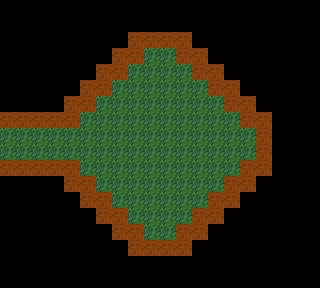

Rendered tile map (Tiled .tmx) drawn with the repository's tilesets; below, a short description and the full map source, tile grids included:
An orthogonal 20x18 tile map with 16x16 px tiles, 2 tile layers (bg, fg), 1 hidden layer not drawn and 2 objects (default/player, default/followers).

<map version="1.0" orientation="orthogonal" renderorder="left-down" width="20" height="18" tilewidth="16" tileheight="16" nextobjectid="66">
 <properties>
  <property name="exit_left" value="forest_3_2" />
 </properties>
 <tileset firstgid="1" name="bg0" tilewidth="16" tileheight="16" tilecount="256" columns="16">
  <image source="../../data/spritesheet/bg0.png" width="256" height="256" />
  <tile id="2">
   <objectgroup draworder="index" name="wall">
    <properties>
     <property name="type" type="int" value="1" />
    </properties>
   </objectgroup>
  </tile>
 </tileset>
 <layer name="bg" width="20" height="18">
  <data encoding="csv">
0,0,0,0,0,0,0,0,0,0,0,0,0,0,0,0,0,0,0,0,
0,0,0,0,0,0,0,0,0,0,0,0,0,0,0,0,0,0,0,0,
0,0,0,0,0,0,0,0,0,0,0,0,0,0,0,0,0,0,0,0,
0,0,0,0,0,0,0,0,0,2,2,0,0,0,0,0,0,0,0,0,
0,0,0,0,0,0,0,0,2,2,2,2,0,0,0,0,0,0,0,0,
0,0,0,0,0,0,0,2,2,2,2,2,2,0,0,0,0,0,0,0,
0,0,0,0,0,0,2,2,2,2,2,2,2,2,0,0,0,0,0,0,
0,0,0,0,0,2,2,2,2,2,2,2,2,2,2,0,0,0,0,0,
2,2,2,2,2,2,2,2,2,2,2,2,2,2,2,2,0,0,0,0,
2,2,2,2,2,2,2,2,2,2,2,2,2,2,2,2,0,0,0,0,
0,0,0,0,0,2,2,2,2,2,2,2,2,2,2,0,0,0,0,0,
0,0,0,0,0,0,2,2,2,2,2,2,2,2,0,0,0,0,0,0,
0,0,0,0,0,0,0,2,2,2,2,2,2,0,0,0,0,0,0,0,
0,0,0,0,0,0,0,0,2,2,2,2,0,0,0,0,0,0,0,0,
0,0,0,0,0,0,0,0,0,2,2,0,0,0,0,0,0,0,0,0,
0,0,0,0,0,0,0,0,0,0,0,0,0,0,0,0,0,0,0,0,
0,0,0,0,0,0,0,0,0,0,0,0,0,0,0,0,0,0,0,0,
0,0,0,0,0,0,0,0,0,0,0,0,0,0,0,0,0,0,0,0
</data>
 </layer>
 <layer name="fg" width="20" height="18">
  <data encoding="csv">
0,0,0,0,0,0,0,0,0,0,0,0,0,0,0,0,0,0,0,0,
0,0,0,0,0,0,0,0,0,0,0,0,0,0,0,0,0,0,0,0,
0,0,0,0,0,0,0,0,3,3,3,3,0,0,0,0,0,0,0,0,
0,0,0,0,0,0,0,3,3,0,0,3,3,0,0,0,0,0,0,0,
0,0,0,0,0,0,3,3,0,0,0,0,3,3,0,0,0,0,0,0,
0,0,0,0,0,3,3,0,0,0,0,0,0,3,3,0,0,0,0,0,
0,0,0,0,3,3,0,0,0,0,0,0,0,0,3,3,0,0,0,0,
3,3,3,3,3,0,0,0,0,0,0,0,0,0,0,3,3,0,0,0,
0,0,0,0,0,0,0,0,0,0,0,0,0,0,0,0,3,0,0,0,
0,0,0,0,0,0,0,0,0,0,0,0,0,0,0,0,3,0,0,0,
3,3,3,3,3,0,0,0,0,0,0,0,0,0,0,3,3,0,0,0,
0,0,0,0,3,3,0,0,0,0,0,0,0,0,3,3,0,0,0,0,
0,0,0,0,0,3,3,0,0,0,0,0,0,3,3,0,0,0,0,0,
0,0,0,0,0,0,3,3,0,0,0,0,3,3,0,0,0,0,0,0,
0,0,0,0,0,0,0,3,3,0,0,3,3,0,0,0,0,0,0,0,
0,0,0,0,0,0,0,0,3,3,3,3,0,0,0,0,0,0,0,0,
0,0,0,0,0,0,0,0,0,0,0,0,0,0,0,0,0,0,0,0,
0,0,0,0,0,0,0,0,0,0,0,0,0,0,0,0,0,0,0,0
</data>
 </layer>
 <objectgroup name="entrances" visible="0">
  <object id="50" name="default/player" gid="1" x="192" y="208" width="16" height="16">
   <properties>
    <property name="dir" type="int" value="1" />
   </properties>
  </object>
  <object id="51" name="default/followers" gid="1" x="176" y="208" width="16" height="16">
   <properties>
    <property name="dir" type="int" value="3" />
   </properties>
  </object>
 </objectgroup>
 <layer name="tiletypes" width="20" height="18" visible="0">
  <data encoding="csv">
2,2,2,2,2,2,2,2,2,2,2,2,2,2,2,2,2,2,2,2,
2,2,2,2,2,2,2,2,2,2,2,2,2,2,2,2,2,2,2,2,
2,2,2,2,2,2,2,2,2,2,2,2,2,2,2,2,2,2,2,2,
2,2,2,2,2,2,2,2,2,1,1,2,2,2,2,2,2,2,2,2,
2,2,2,2,2,2,2,2,1,1,1,1,2,2,2,2,2,2,2,2,
2,2,2,2,2,2,2,1,1,1,1,1,1,2,2,2,2,2,2,2,
2,2,2,2,2,2,1,1,1,1,1,1,1,1,2,2,2,2,2,2,
2,2,2,2,2,1,1,1,1,1,1,1,1,1,1,2,2,2,2,2,
1,1,1,1,1,1,1,1,1,1,1,1,1,1,1,1,2,2,2,2,
1,1,1,1,1,1,1,1,1,1,1,1,1,1,1,1,2,2,2,2,
2,2,2,2,2,1,1,1,1,1,1,1,1,1,1,2,2,2,2,2,
2,2,2,2,2,2,1,1,1,1,1,1,1,1,2,2,2,2,2,2,
2,2,2,2,2,2,2,1,1,1,1,1,1,2,2,2,2,2,2,2,
2,2,2,2,2,2,2,2,1,1,1,1,2,2,2,2,2,2,2,2,
2,2,2,2,2,2,2,2,2,1,1,2,2,2,2,2,2,2,2,2,
2,2,2,2,2,2,2,2,2,2,2,2,2,2,2,2,2,2,2,2,
2,2,2,2,2,2,2,2,2,2,2,2,2,2,2,2,2,2,2,2,
2,2,2,2,2,2,2,2,2,2,2,2,2,2,2,2,2,2,2,2
</data>
 </layer>
 <objectgroup name="exits" visible="0">
  <properties>
   <property name="left" value="forest_3_2" />
  </properties>
 </objectgroup>
</map>